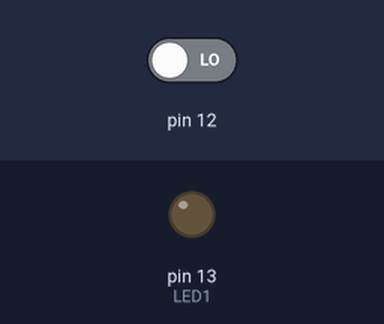
The sketch below on a simulated Arduino Uno, built with avr-gcc and run on an emulated ATmega328P. Parts: output pins drawn as LEDs (lit = HIGH). Inputs (shaded band) come from the test bench; at power-on: pin 12 LOW.

Above: at 1.2 s.
1.3 s: pin 12 driven HIGH
At 2.5 s:
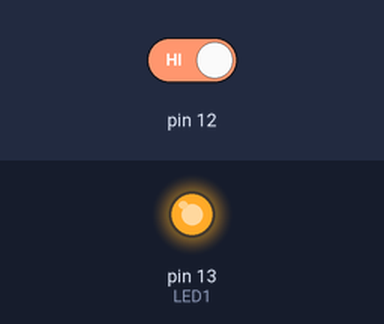
2.8 s: pin 12 driven LOW
At 3.8 s:
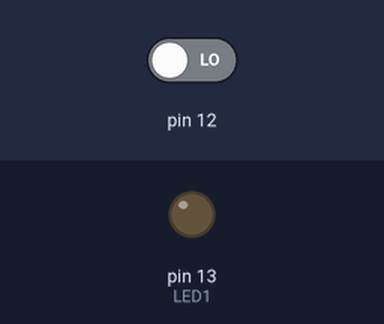
Timing chart, 0 to 5.8 s (numbered marks = the images above; inputs shaded):
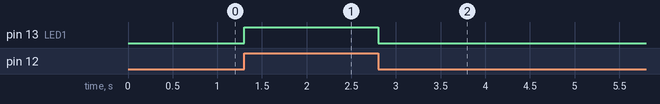

Measured:
- after the input at 1.3 s, pin 13 (LED1): LOW → HIGH at once
- after the input at 2.8 s, pin 13 (LED1): HIGH → LOW at once

The sketch:

C12-3.ino
```cpp
int LED1=13; // LED 출력 지정
int sw1_state;


void setup() {
pinMode(12, INPUT);
pinMode(13, OUTPUT); // LED 출력핀 지정

}


void loop() { // 아래는 풀 다운 세팅.

sw1_state=digitalRead(12);
if(sw1_state==1)
  digitalWrite(LED1,HIGH);
  else
  digitalWrite(LED1,LOW);

 }
```
